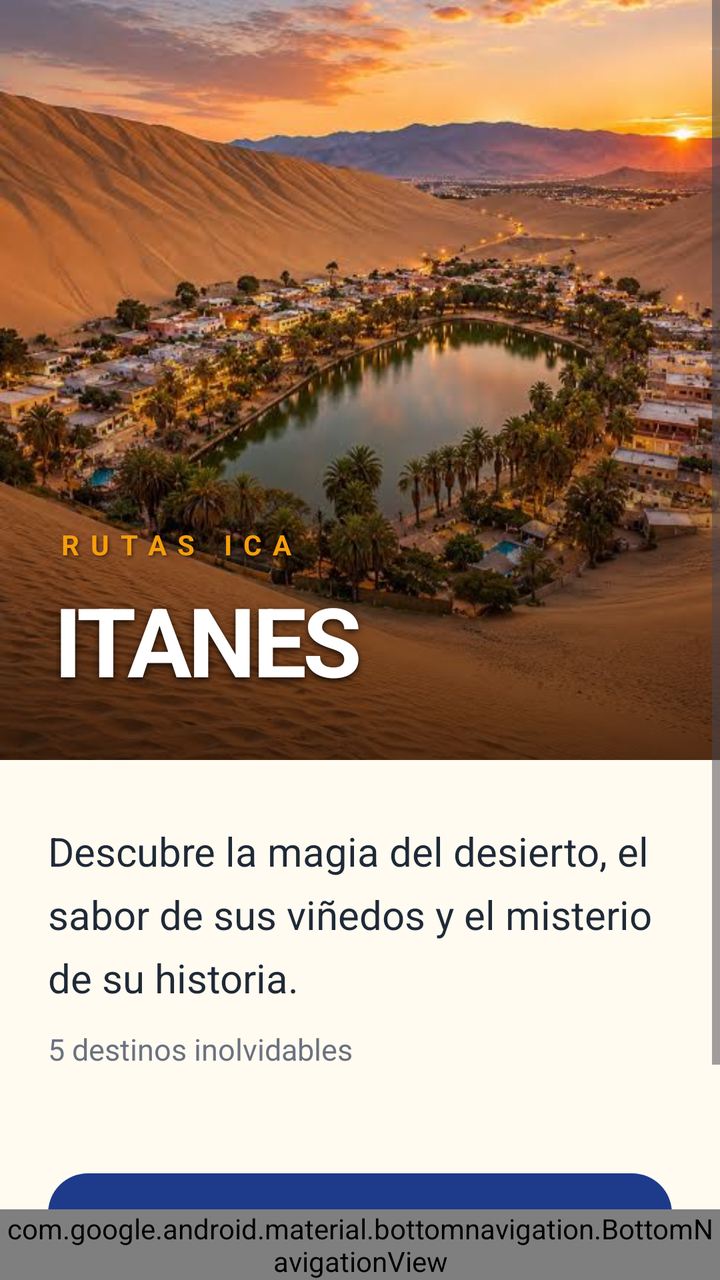
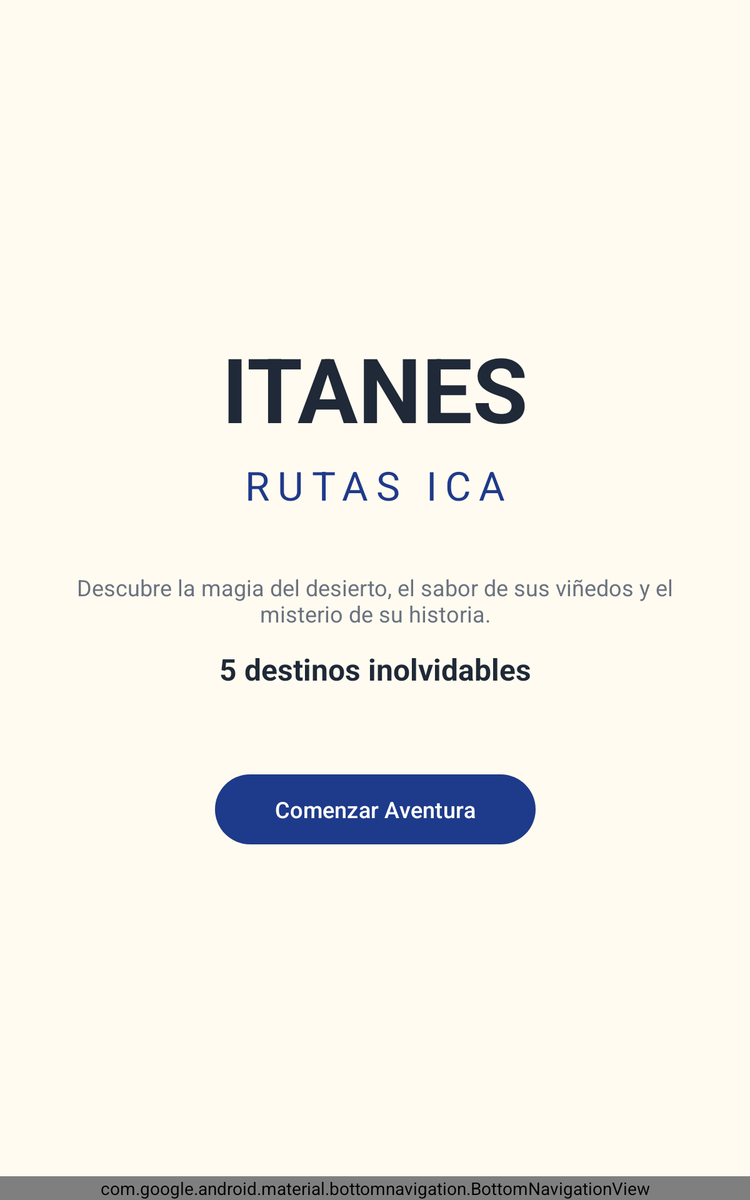

Two renders of one Android screen. The first uses the default layout on a phone; the second uses the alternative layout the repository ships for a different screen configuration, on a matching device. The two XML files are below.
<!-- AndroidManifest.xml: application theme Theme.ITANES -->
<!-- res/layout/activity_main.xml -->
<?xml version="1.0" encoding="utf-8"?>
<androidx.constraintlayout.widget.ConstraintLayout xmlns:android="http://schemas.android.com/apk/res/android"
    xmlns:app="http://schemas.android.com/apk/res-auto"
    xmlns:tools="http://schemas.android.com/tools"
    android:id="@+id/main"
    android:layout_width="match_parent"
    android:layout_height="match_parent"
    android:background="@color/color_background"
    tools:context=".MainActivity">

    <ScrollView
        android:layout_width="match_parent"
        android:layout_height="0dp"
        android:fillViewport="true"
        app:layout_constraintBottom_toTopOf="@id/bottomNavigation"
        app:layout_constraintTop_toTopOf="parent">

        <androidx.constraintlayout.widget.ConstraintLayout
            android:layout_width="match_parent"
            android:layout_height="wrap_content"
            android:paddingBottom="40dp">

            <FrameLayout
                android:id="@+id/heroContainer"
                android:layout_width="match_parent"
                android:layout_height="380dp"
                app:layout_constraintTop_toTopOf="parent">

                <ImageView
                    android:id="@+id/heroImage"
                    android:layout_width="match_parent"
                    android:layout_height="match_parent"
                    android:scaleType="centerCrop"
                    android:src="@drawable/img_ica_hero"
                    android:contentDescription="@string/tour_name" />

                <View
                    android:layout_width="match_parent"
                    android:layout_height="220dp"
                    android:layout_gravity="bottom"
                    android:background="@drawable/bg_hero_gradient" />

                <LinearLayout
                    android:layout_width="match_parent"
                    android:layout_height="wrap_content"
                    android:layout_gravity="bottom"
                    android:orientation="vertical"
                    android:padding="28dp">

                    <TextView
                        android:id="@+id/textTourName"
                        android:layout_width="wrap_content"
                        android:layout_height="wrap_content"
                        android:letterSpacing="0.4"
                        android:text="@string/tour_name"
                        android:textColor="@color/color_accent"
                        android:textSize="14sp"
                        android:textStyle="bold"
                        android:textAllCaps="true"
                        android:shadowColor="#80000000"
                        android:shadowDx="2"
                        android:shadowDy="2"
                        android:shadowRadius="4" />

                    <TextView
                        android:id="@+id/textAppName"
                        android:layout_width="match_parent"
                        android:layout_height="wrap_content"
                        android:layout_marginTop="6dp"
                        android:text="@string/app_name"
                        android:textColor="@color/text_on_primary"
                        android:textSize="48sp"
                        android:textStyle="bold"
                        android:letterSpacing="-0.04"
                        android:shadowColor="#CC000000"
                        android:shadowDx="0"
                        android:shadowDy="4"
                        android:shadowRadius="8" />
                </LinearLayout>
            </FrameLayout>

            <TextView
                android:id="@+id/textCourse"
                android:layout_width="0dp"
                android:layout_height="wrap_content"
                android:layout_marginTop="32dp"
                android:layout_marginHorizontal="24dp"
                android:lineSpacingExtra="8dp"
                android:text="@string/course_text"
                android:textAlignment="viewStart"
                android:textColor="@color/text_primary"
                android:textSize="20sp"
                android:textStyle="normal"
                app:layout_constraintEnd_toEndOf="parent"
                app:layout_constraintStart_toStartOf="parent"
                app:layout_constraintTop_toBottomOf="@+id/heroContainer" />

            <TextView
                android:id="@+id/textPlacesCount"
                android:layout_width="0dp"
                android:layout_height="wrap_content"
                android:layout_marginTop="12dp"
                android:layout_marginHorizontal="24dp"
                android:text="@string/places_count"
                android:textColor="@color/text_secondary"
                android:textSize="15sp"
                app:layout_constraintEnd_toEndOf="parent"
                app:layout_constraintStart_toStartOf="parent"
                app:layout_constraintTop_toBottomOf="@+id/textCourse" />

            <com.google.android.material.button.MaterialButton
                android:id="@+id/buttonExplore"
                android:layout_width="match_parent"
                android:layout_height="wrap_content"
                android:layout_marginTop="48dp"
                android:layout_marginHorizontal="24dp"
                android:minHeight="64dp"
                android:text="@string/button_explore"
                android:textAllCaps="false"
                android:textColor="@color/text_on_primary"
                android:textSize="18sp"
                android:textStyle="bold"
                android:stateListAnimator="@null"
                android:foreground="?attr/selectableItemBackgroundBorderless"
                app:cornerRadius="20dp"
                app:elevation="4dp"
                app:layout_constraintTop_toBottomOf="@+id/textPlacesCount" />

        </androidx.constraintlayout.widget.ConstraintLayout>
    </ScrollView>

    <com.google.android.material.bottomnavigation.BottomNavigationView
        android:id="@+id/bottomNavigation"
        android:layout_width="match_parent"
        android:layout_height="wrap_content"
        android:background="@color/color_surface"
        app:elevation="16dp"
        app:itemIconTint="@color/color_primary"
        app:itemTextColor="@color/color_primary"
        app:itemRippleColor="@color/color_surface_variant"
        app:labelVisibilityMode="labeled"
        app:layout_constraintBottom_toBottomOf="parent"
        app:layout_constraintEnd_toEndOf="parent"
        app:layout_constraintStart_toStartOf="parent"
        app:menu="@menu/bottom_navigation_menu" />

</androidx.constraintlayout.widget.ConstraintLayout>
<!-- resources referenced by this layout -->
<resources>
  <color name="color_accent">#F59E0B</color>
  <color name="color_background">#FFFBF0</color>
  <color name="color_primary">#1E3A8A</color>
  <color name="color_surface">#FFFFFF</color>
  <color name="color_surface_variant">#E5E7EB</color>
  <color name="text_on_primary">#FFFFFF</color>
  <color name="text_primary">#1F2937</color>
  <color name="text_secondary">#6B7280</color>
  <!-- drawable bg_hero_gradient (drawable) -->
  <?xml version="1.0" encoding="utf-8"?>
  <shape xmlns:android="http://schemas.android.com/apk/res/android"
      android:shape="rectangle">
      <gradient
          android:angle="270"
          android:endColor="#99000000"
          android:startColor="#00000000"
          android:type="linear" />
  </shape>
  <!-- drawable img_ica_hero: jpg bitmap (drawable, 50687 bytes) -->
  <string name="app_name">ITANES</string>
  <string name="button_explore">Comenzar Aventura</string>
  <string name="course_text">Descubre la magia del desierto, el sabor de sus viñedos y el misterio de su historia.</string>
  <string name="places_count">5 destinos inolvidables</string>
  <string name="tour_name">RUTAS ICA</string>
  <style name="Theme.ITANES" parent="Base.Theme.ITANES" />
  <style name="Base.Theme.ITANES" parent="Theme.Material3.Light.NoActionBar">
          
          <item name="colorPrimary">@color/color_primary</item>
          <item name="colorOnPrimary">@color/text_on_primary</item>
          <item name="colorPrimaryDark">@color/color_primary_dark</item>
          <item name="colorSecondary">@color/color_secondary</item>
          <item name="colorAccent">@color/color_accent</item>
  
          
          <item name="android:windowBackground">@color/color_background</item>
          <item name="colorSurface">@color/color_surface</item>
          <item name="colorSurfaceVariant">@color/color_surface_variant</item>
  
          
          <item name="android:statusBarColor">@color/color_background</item>
          <item name="android:windowLightStatusBar">true</item>
  
          
          <item name="android:navigationBarColor">@color/color_surface</item>
  
          
          <item name="colorOnSurface">@color/text_primary</item>
          <item name="colorOnSurfaceVariant">@color/text_secondary</item>
  
          
          <item name="colorError">@color/color_error</item>
  
          
          <item name="textAppearanceHeadlineLarge">@style/AppTextAppearance.HeadlineLarge</item>
          <item name="textAppearanceTitleLarge">@style/AppTextAppearance.TitleLarge</item>
      </style>
  <color name="color_primary_dark">#172554</color>
  <color name="color_secondary">#D97706</color>
  <color name="color_error">#B91C1C</color>
  <style name="AppTextAppearance.HeadlineLarge" parent="TextAppearance.Material3.HeadlineLarge">
          <item name="android:textStyle">bold</item>
          <item name="android:textColor">@color/text_primary</item>
      </style>
  <style name="AppTextAppearance.TitleLarge" parent="TextAppearance.Material3.TitleLarge">
          <item name="android:textStyle">bold</item>
          <item name="android:textColor">@color/text_primary</item>
      </style>
</resources>
<!-- res/layout-sw600dp/activity_main.xml (the repository's variant of the layout above) -->
<!-- drawn on a 7-inch tablet held upright -->
<?xml version="1.0" encoding="utf-8"?>
<androidx.constraintlayout.widget.ConstraintLayout xmlns:android="http://schemas.android.com/apk/res/android"
    xmlns:app="http://schemas.android.com/apk/res-auto"
    xmlns:tools="http://schemas.android.com/tools"
    android:id="@+id/main"
    android:layout_width="match_parent"
    android:layout_height="match_parent"
    android:background="@color/color_background"
    tools:context=".MainActivity">

    <androidx.constraintlayout.widget.ConstraintLayout
        android:layout_width="0dp"
        android:layout_height="0dp"
        android:padding="32dp"
        app:layout_constraintBottom_toTopOf="@id/bottomNavigation"
        app:layout_constraintEnd_toEndOf="parent"
        app:layout_constraintStart_toStartOf="parent"
        app:layout_constraintTop_toTopOf="parent"
        app:layout_constraintWidth_max="600dp">

        <TextView
            android:id="@+id/textAppName"
            android:layout_width="0dp"
            android:layout_height="wrap_content"
            android:text="@string/app_name"
            android:textColor="@color/text_primary"
            android:textSize="72sp"
            android:textStyle="bold"
            android:textAlignment="center"
            app:layout_constraintBottom_toTopOf="@+id/textTourName"
            app:layout_constraintEnd_toEndOf="parent"
            app:layout_constraintStart_toStartOf="parent"
            app:layout_constraintTop_toTopOf="parent"
            app:layout_constraintVertical_chainStyle="packed" />

        <TextView
            android:id="@+id/textTourName"
            android:layout_width="0dp"
            android:layout_height="wrap_content"
            android:layout_marginTop="8dp"
            android:text="@string/tour_name"
            android:textColor="@color/color_primary"
            android:textSize="32sp"
            android:textStyle="normal"
            android:textAlignment="center"
            android:letterSpacing="0.2"
            app:layout_constraintBottom_toTopOf="@+id/textCourse"
            app:layout_constraintEnd_toEndOf="parent"
            app:layout_constraintStart_toStartOf="parent"
            app:layout_constraintTop_toBottomOf="@+id/textAppName" />

        <TextView
            android:id="@+id/textCourse"
            android:layout_width="0dp"
            android:layout_height="wrap_content"
            android:layout_marginTop="48dp"
            android:text="@string/course_text"
            android:textColor="@color/text_secondary"
            android:textSize="18sp"
            android:textAlignment="center"
            app:layout_constraintBottom_toTopOf="@+id/textPlacesCount"
            app:layout_constraintEnd_toEndOf="parent"
            app:layout_constraintStart_toStartOf="parent"
            app:layout_constraintTop_toBottomOf="@+id/textTourName" />

        <TextView
            android:id="@+id/textPlacesCount"
            android:layout_width="0dp"
            android:layout_height="wrap_content"
            android:layout_marginTop="16dp"
            android:text="@string/places_count"
            android:textColor="@color/text_primary"
            android:textSize="24sp"
            android:textStyle="bold"
            android:textAlignment="center"
            app:layout_constraintBottom_toTopOf="@+id/buttonExplore"
            app:layout_constraintEnd_toEndOf="parent"
            app:layout_constraintStart_toStartOf="parent"
            app:layout_constraintTop_toBottomOf="@+id/textCourse" />

        <Button
            android:id="@+id/buttonExplore"
            android:layout_width="wrap_content"
            android:layout_height="wrap_content"
            android:layout_marginTop="64dp"
            android:minHeight="64dp"
            android:paddingStart="48dp"
            android:paddingEnd="48dp"
            android:text="@string/button_explore"
            android:textSize="18sp"
            android:textColor="@color/text_on_primary"
            app:layout_constraintBottom_toBottomOf="parent"
            app:layout_constraintEnd_toEndOf="parent"
            app:layout_constraintStart_toStartOf="parent"
            app:layout_constraintTop_toBottomOf="@+id/textPlacesCount" />

    </androidx.constraintlayout.widget.ConstraintLayout>

    <com.google.android.material.bottomnavigation.BottomNavigationView
        android:id="@+id/bottomNavigation"
        android:layout_width="match_parent"
        android:layout_height="wrap_content"
        android:background="@color/color_surface"
        app:layout_constraintBottom_toBottomOf="parent"
        app:layout_constraintEnd_toEndOf="parent"
        app:layout_constraintStart_toStartOf="parent"
        app:menu="@menu/bottom_navigation_menu" />

</androidx.constraintlayout.widget.ConstraintLayout>
<!-- resources referenced by the variant -->
<!-- as a 7-inch tablet held upright resolves them -->
<resources>
  <color name="color_background">#FFFBF0</color>
  <color name="color_primary">#1E3A8A</color>
  <color name="color_surface">#FFFFFF</color>
  <color name="text_on_primary">#FFFFFF</color>
  <color name="text_primary">#1F2937</color>
  <color name="text_secondary">#6B7280</color>
  <string name="app_name">ITANES</string>
  <string name="button_explore">Comenzar Aventura</string>
  <string name="course_text">Descubre la magia del desierto, el sabor de sus viñedos y el misterio de su historia.</string>
  <string name="places_count">5 destinos inolvidables</string>
  <string name="tour_name">RUTAS ICA</string>
  <style name="Theme.ITANES" parent="Base.Theme.ITANES" />
  <style name="Base.Theme.ITANES" parent="Theme.Material3.Light.NoActionBar">
          
          <item name="colorPrimary">@color/color_primary</item>
          <item name="colorOnPrimary">@color/text_on_primary</item>
          <item name="colorPrimaryDark">@color/color_primary_dark</item>
          <item name="colorSecondary">@color/color_secondary</item>
          <item name="colorAccent">@color/color_accent</item>
  
          
          <item name="android:windowBackground">@color/color_background</item>
          <item name="colorSurface">@color/color_surface</item>
          <item name="colorSurfaceVariant">@color/color_surface_variant</item>
  
          
          <item name="android:statusBarColor">@color/color_background</item>
          <item name="android:windowLightStatusBar">true</item>
  
          
          <item name="android:navigationBarColor">@color/color_surface</item>
  
          
          <item name="colorOnSurface">@color/text_primary</item>
          <item name="colorOnSurfaceVariant">@color/text_secondary</item>
  
          
          <item name="colorError">@color/color_error</item>
  
          
          <item name="textAppearanceHeadlineLarge">@style/AppTextAppearance.HeadlineLarge</item>
          <item name="textAppearanceTitleLarge">@style/AppTextAppearance.TitleLarge</item>
      </style>
  <color name="color_primary_dark">#172554</color>
  <color name="color_secondary">#D97706</color>
  <color name="color_accent">#F59E0B</color>
  <color name="color_surface_variant">#E5E7EB</color>
  <color name="color_error">#B91C1C</color>
  <style name="AppTextAppearance.HeadlineLarge" parent="TextAppearance.Material3.HeadlineLarge">
          <item name="android:textStyle">bold</item>
          <item name="android:textColor">@color/text_primary</item>
      </style>
  <style name="AppTextAppearance.TitleLarge" parent="TextAppearance.Material3.TitleLarge">
          <item name="android:textStyle">bold</item>
          <item name="android:textColor">@color/text_primary</item>
      </style>
</resources>
